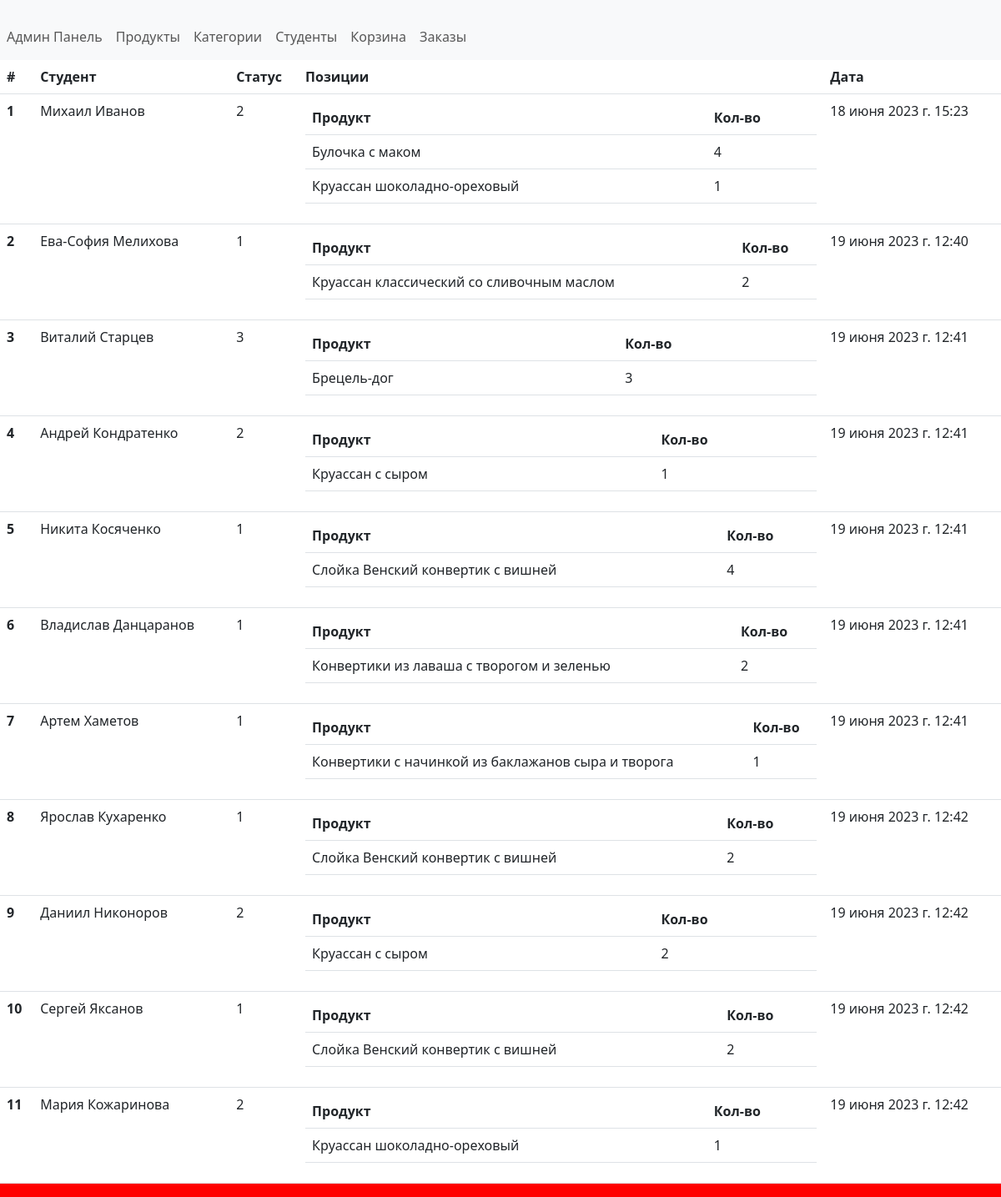
Screenshot of /orders/ with the database file from the repository.
### order/models.py (models this page shows, shortened)
class Order(models.Model):
    NEW = 1
    IN_PROGRESS = 2
    COMPLETE = 3
    STATUS_CHOICES = (
        (NEW, 'Получен'),
        (IN_PROGRESS, 'Собирается'),
        (COMPLETE, 'Готов к выдаче'),
    )
    student = models.ForeignKey(Student, on_delete=models.CASCADE, verbose_name="Студент")
    status = models.IntegerField(choices=STATUS_CHOICES, default=NEW, verbose_name="Статус заказа")
    order_items = models.ManyToManyField(OrderItem, related_name="order_items", verbose_name="Позиции заказа")
    created_at = models.DateTimeField(verbose_name='Создан', auto_now_add=True)
    class Meta:
        verbose_name = "Заказ"
        verbose_name_plural = "Заказы"

class OrderItem(models.Model):
    product = models.ForeignKey(Product, verbose_name="Продукт", on_delete=models.CASCADE)
    quantity = models.IntegerField(default=1, verbose_name="Количество")
    created_at = models.DateTimeField(verbose_name='Создан', auto_now_add=True)
    class Meta:
        verbose_name = "Позиция заказа"
        verbose_name_plural = "Позиции заказа"

### students/models.py (models this page shows)
class Student(models.Model):
    user = models.OneToOneField(User, on_delete=models.CASCADE)
    group_id = models.CharField(max_length=8, verbose_name="Номер группы")
    first_name = models.CharField(max_length=128, verbose_name="Имя")
    last_name = models.CharField(max_length=128, verbose_name="Фамилия")
    class Meta:
        verbose_name = 'Студент'
        verbose_name_plural = 'Студенты'
    def __str__(self):
        full_name = self.first_name + ' ' + self.last_name
        return full_name

### product/models.py (models this page shows, shortened)
class Product(models.Model):
    name = models.CharField(max_length=50, verbose_name="Название")
    category = models.ForeignKey(Category, on_delete=models.CASCADE, verbose_name="Категория", default="")
    image = models.ImageField(verbose_name="Фото", upload_to="img")
    weight = models.IntegerField(verbose_name="Вес")
    price = models.IntegerField(verbose_name="Цена")
    in_stock = models.IntegerField(verbose_name="В наличии", default=0)
    sold = models.IntegerField(verbose_name="Продано", editable=False, default=0)
    class Meta:
        verbose_name_plural = 'Продукты'
        verbose_name = 'Продукт'

### order/views.py (the view)
# urls.py: path('', views.all, name="basket")
def all(request):
    orders = Order.objects.all()
    return render(request, 'order/orders.html', {'orders': orders })

### templates/order/orders.html
{% extends '_base.html' %}
{% block content %}
    <table class="table">
        <thead>
        <tr>
            <th scope="col">#</th>
            <th scope="col">Студент</th>
            <th scope="col">Статус</th>
            <th scope="col">Позиции</th>
            <th scope="col">Дата</th>
        </tr>
        </thead>
        <tbody>
        {% for order in orders %}
            <tr>
                <th scope="row">{{ order.id }}</th>
                <td>{{ order.student }}</td>
                <td>{{ order.status }}</td>
                <td>
                    <table class="table">
                        <thead>
                        <tr>
                            <th scope="col">Продукт</th>
                            <th>Кол-во</th>
                        </tr>
                        </thead>
                        <tbody>
                        {% for item in order.order_items.all %}
                            <tr>
                            <td>{{ item.product.name }}</td>
                            <td>{{ item.quantity }}</td>
                            </tr>
                        {% endfor %}
                        </tbody>
                    </table>
                </td>
                <td>{{ order.created_at }}</td>
            </tr>
        {% endfor %}
        </tbody>
    </table>
{% endblock content %}

### static/style.css (style rules this page uses)
body { background-color: red; }

### rows the page displays
Order: id "1", student "Михаил Иванов", status "2", created_at "18 июня 2023 г. 15:23"
OrderItem: product.name "Булочка с маком", quantity "4"
OrderItem: product.name "Круассан шоколадно-ореховый", quantity "1"
Order: id "2", student "Ева-София Мелихова", status "1", created_at "19 июня 2023 г. 12:40"
OrderItem: product.name "Круассан классический со сливочным маслом", quantity "2"
Order: id "3", student "Виталий Старцев", status "3", created_at "19 июня 2023 г. 12:41"
OrderItem: product.name "Брецель-дог", quantity "3"
Order: id "4", student "Андрей Кондратенко", status "2", created_at "19 июня 2023 г. 12:41"
OrderItem: product.name "Круассан с сыром", quantity "1"
Order: id "5", student "Никита Косяченко", status "1", created_at "19 июня 2023 г. 12:41"
OrderItem: product.name "Слойка Венский конвертик с вишней", quantity "4"
Order: id "6", student "Владислав Данцаранов", status "1", created_at "19 июня 2023 г. 12:41"
OrderItem: product.name "Конвертики из лаваша с творогом и зеленью", quantity "2"
Order: id "7", student "Артем Хаметов", status "1", created_at "19 июня 2023 г. 12:41"
OrderItem: product.name "Конвертики с начинкой из баклажанов сыра и творога", quantity "1"
Order: id "8", student "Ярослав Кухаренко", status "1", created_at "19 июня 2023 г. 12:42"
OrderItem: product.name "Слойка Венский конвертик с вишней", quantity "2"
Order: id "9", student "Даниил Никоноров", status "2", created_at "19 июня 2023 г. 12:42"
OrderItem: product.name "Круассан с сыром", quantity "2"
Order: id "10", student "Сергей Яксанов", status "1", created_at "19 июня 2023 г. 12:42"
Order: id "11", student "Мария Кожаринова", status "2", created_at "19 июня 2023 г. 12:42"
